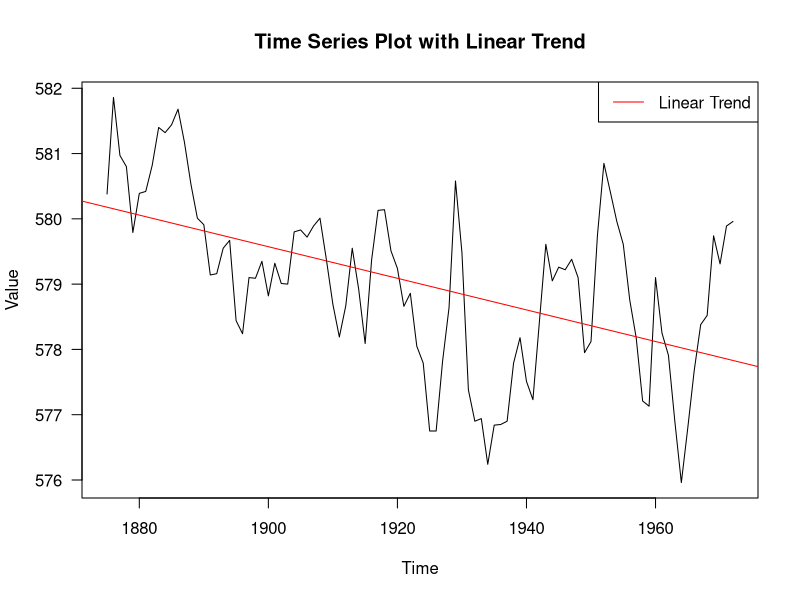
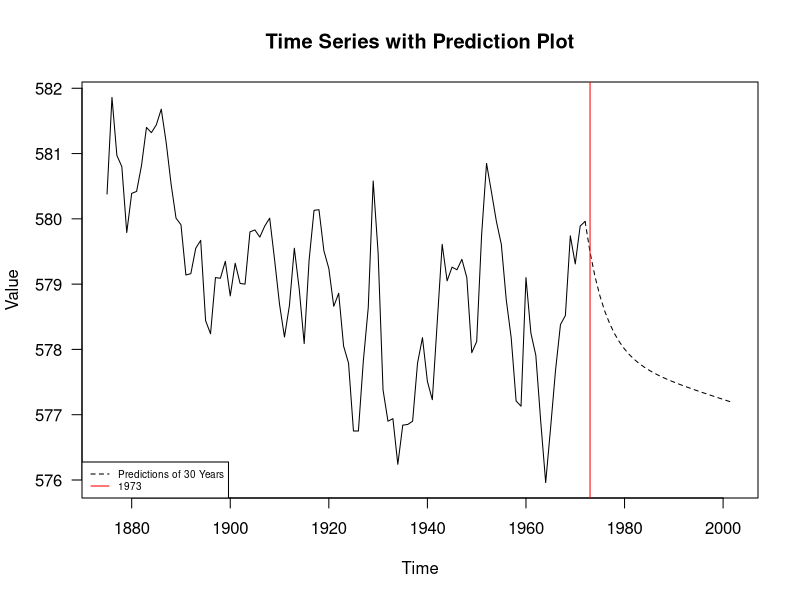
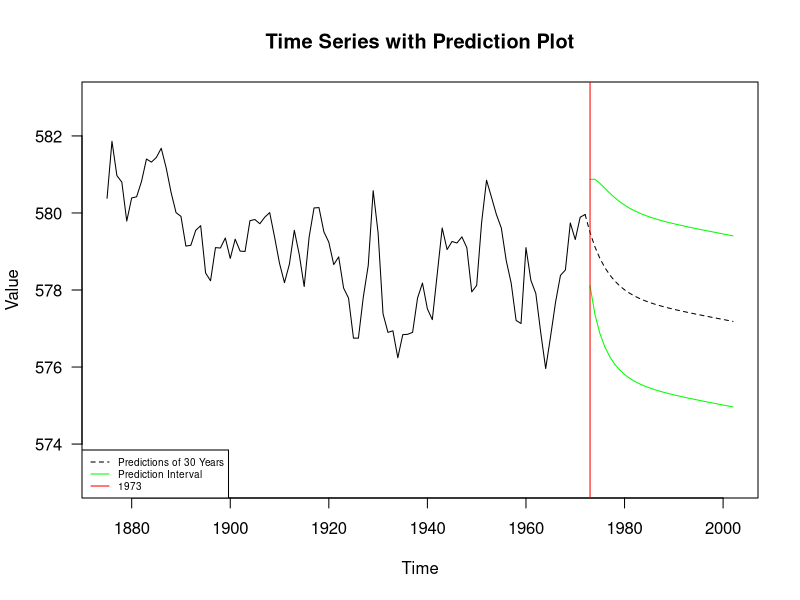
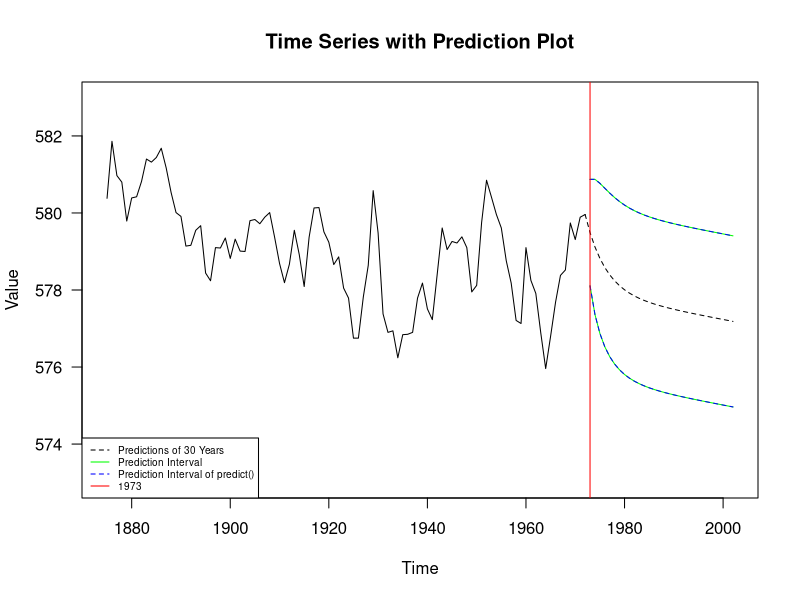
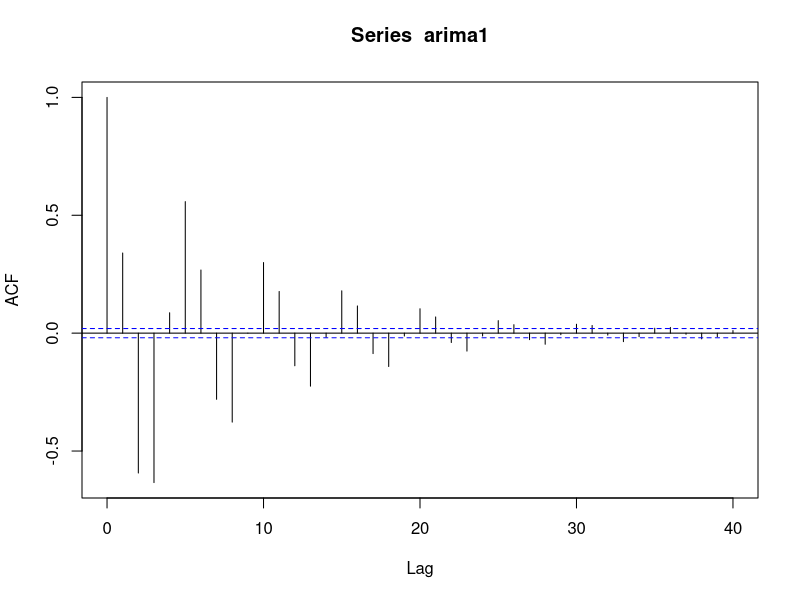
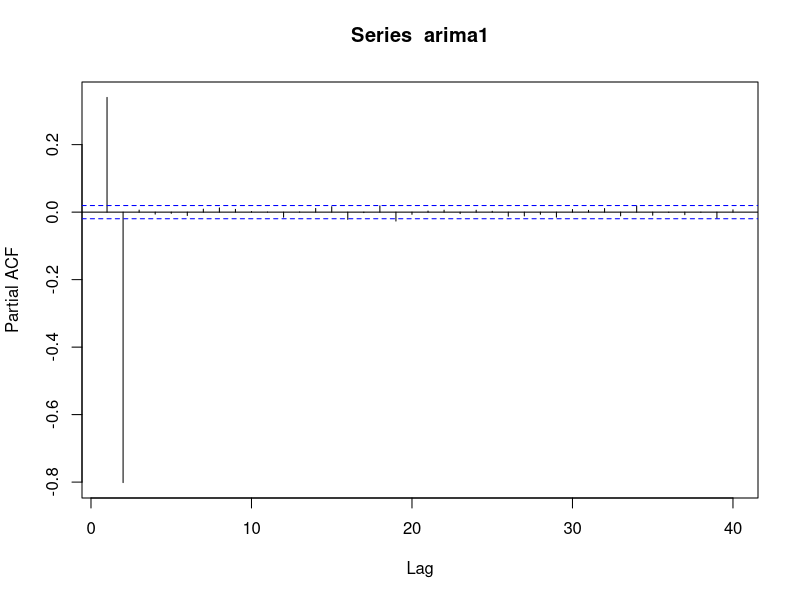
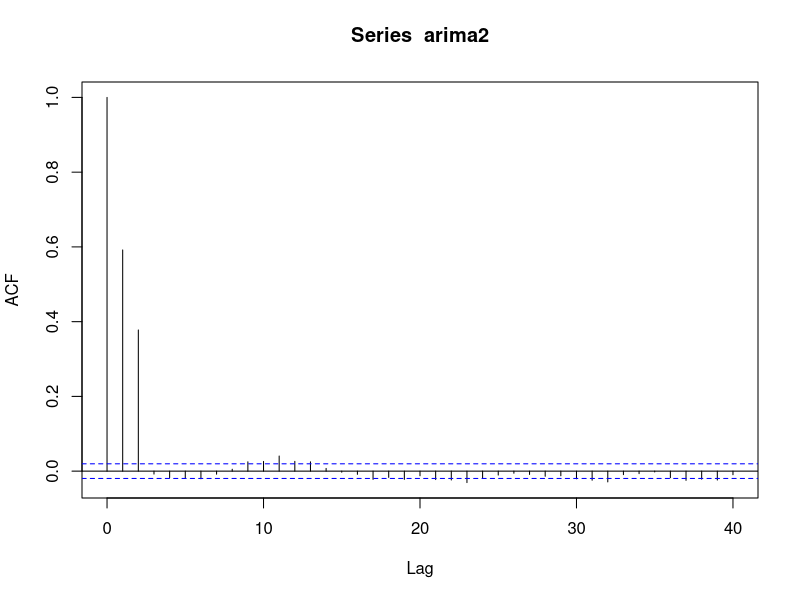
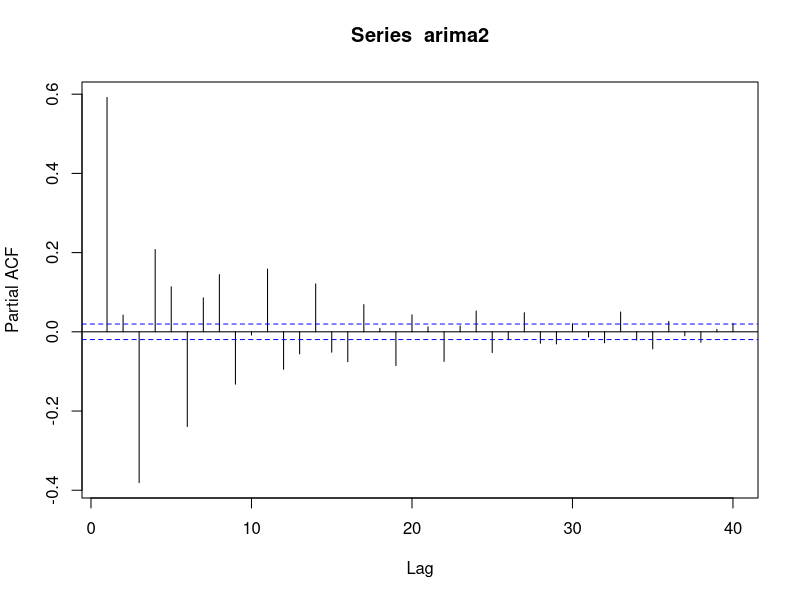

These figures' R source, in order:
## ---- chunk 1
dat <- LakeHuron
t <- time(dat)
lm_trend <- lm(dat ~ t)
# plot
plot(dat, main = "Time Series Plot with Linear Trend", ylab = "Value", las = 1)
abline(lm_trend, col = "red")
legend("topright", legend = "Linear Trend", col = "red", lty = 1)
# residuals
r <- lm_trend$residuals
## ---- chunk 2
my_arima <- arima(r, order = c(1, 0, 0))
my_arima
## ---- chunk 3
phi <- my_arima$coef[[1]]
intercept <- (1 - phi) * my_arima$coef[[2]]
r_future <- rep(0, 30)
r_future[1] <- intercept + phi * r[[98]]
for (i in 2:30){
  r_future[i] <- intercept + phi * r_future[i-1]
}
r_future
## ---- chunk 4
predict(my_arima, n.ahead = 30)$pred
## ---- chunk 5
trend_future <- predict(lm_trend, newdata = data.frame(t = 1973:2002))
predictions <- trend_future + r_future
plot(dat, xlim = c(1875, 2002), ylab = "Value", las = 1,
     main = "Time Series with Prediction Plot")
lines(x = 1972:2002, y = c(dat[98], predictions), lty = 2)
abline(v = 1973, col = "red")
legend("bottomleft", legend = c("Predictions of 30 Years", "1973"),
       lty = 2:1, col = c("black", "red"), cex = 0.6)
## ---- chunk 6
sigma2 <- my_arima$sigma2
upper <- predictions + 1.96 * sqrt(sigma2 * ((1 - phi^(2*(1:30))) / (1 - phi^2)))
lower <- predictions - 1.96 * sqrt(sigma2 * ((1 - phi^(2*(1:30))) / (1 - phi^2)))

plot(dat, xlim = c(1875, 2002), ylim = c(573, 583), ylab = "Value", las = 1,
     main = "Time Series with Prediction Plot")
lines(x = 1972:2002, y = c(dat[98], predictions), lty = 2)
lines(x = 1973:2002, y = upper, col = "green")
lines(x = 1973:2002, y = lower, col = "green")
abline(v = 1973, col = "red")
legend("bottomleft", 
       legend = c("Predictions of 30 Years", "Prediction Interval", "1973"),
       lty = c(2, 1, 1), col = c("black", "green", "red"), cex = 0.6)
## ---- chunk 7
se_pf <- predict(my_arima, n.ahead = 30)$se
upper_pf <- predictions + 1.96 * se_pf
lower_pf <- predictions - 1.96 * se_pf

plot(dat, xlim = c(1875, 2002), ylim = c(573, 583), ylab = "Value", las = 1,
     main = "Time Series with Prediction Plot")
lines(x = 1972:2002, y = c(dat[98], predictions), lty = 2)
lines(x = 1973:2002, y = upper, col = "green")
lines(x = 1973:2002, y = lower, col = "green")
lines(x = 1973:2002, y = upper_pf, col = "blue", lty = 2)
lines(x = 1973:2002, y = lower_pf, col = "blue", lty = 2)
abline(v = 1973, col = "red")
legend("bottomleft", 
       legend = c("Predictions of 30 Years", "Prediction Interval", 
                  "Prediction Interval of predict()", "1973"),
       lty = c(2, 1, 2, 1), col = c("black", "green", "blue", "red"), cex = 0.6)
## ---- chunk 8
arima1 <- arima.sim(list(ar = c(3/5, -4/5)), n = 10000)
acf(arima1)
pacf(arima1)
## ---- chunk 9
arima2 <- arima.sim(list(ma = c(0.8, 1.1)), n = 10000)
acf(arima2)
pacf(arima2)
## ---- chunk 10
arima3 <- arima.sim(list(ar = 4/5, ma = 4/5), n = 10000)
acf(arima3)
pacf(arima3)
